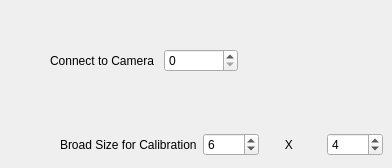
   <widget class="QWidget" name="tab_22">
    <attribute name="title">
     <string>Camera</string>
    </attribute>
    <widget class="QWidget" name="layoutWidget">
     <property name="geometry">
      <rect>
       <x>50</x>
       <y>40</y>
       <width>188</width>
       <height>41</height>
      </rect>
     </property>
     <layout class="QHBoxLayout" name="horizontalLayout_18">
      <item>
       <widget class="QLabel" name="label_9">
        <property name="text">
         <string>Connect to Camera </string>
        </property>
       </widget>
      </item>
      <item>
       <widget class="QSpinBox" name="cameraID">
        <property name="maximum">
         <number>5</number>
        </property>
       </widget>
      </item>
     </layout>
    </widget>
    <widget class="QWidget" name="layoutWidget">
     <property name="geometry">
      <rect>
       <x>60</x>
       <y>130</y>
       <width>323</width>
       <height>29</height>
      </rect>
     </property>
     <layout class="QHBoxLayout" name="horizontalLayout_19">
      <item>
       <widget class="QLabel" name="label_11">
        <property name="text">
         <string>Broad Size for Calibration</string>
        </property>
       </widget>
      </item>
      <item>
       <widget class="QSpinBox" name="boardwidth">
        <property name="minimum">
         <number>1</number>
        </property>
        <property name="maximum">
         <number>20</number>
        </property>
        <property name="value">
         <number>6</number>
        </property>
       </widget>
      </item>
      <item>
       <widget class="QLabel" name="label_22">
        <property name="text">
         <string>      X</string>
        </property>
       </widget>
      </item>
      <item>
       <widget class="QSpinBox" name="boardlength">
        <property name="minimum">
         <number>1</number>
        </property>
        <property name="maximum">
         <number>20</number>
        </property>
        <property name="value">
         <number>4</number>
        </property>
       </widget>
      </item>
     </layout>
    </widget>
   </widget>
